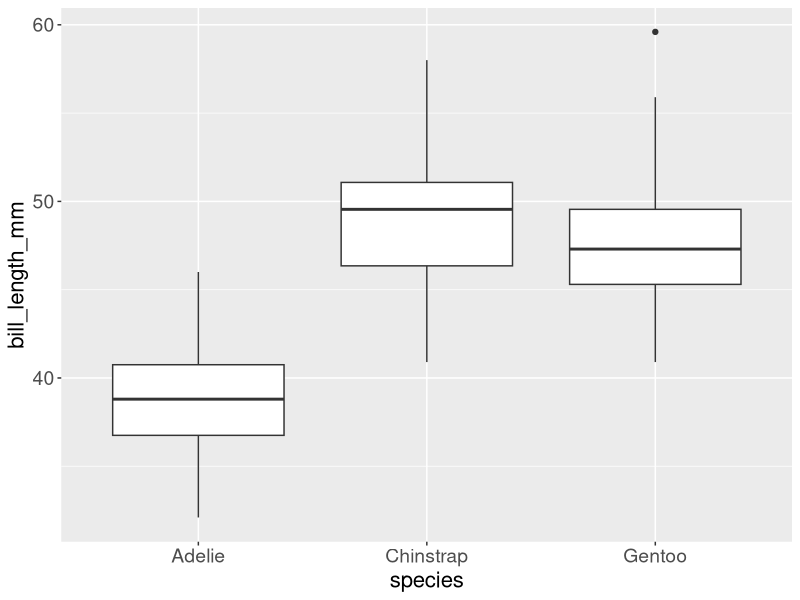
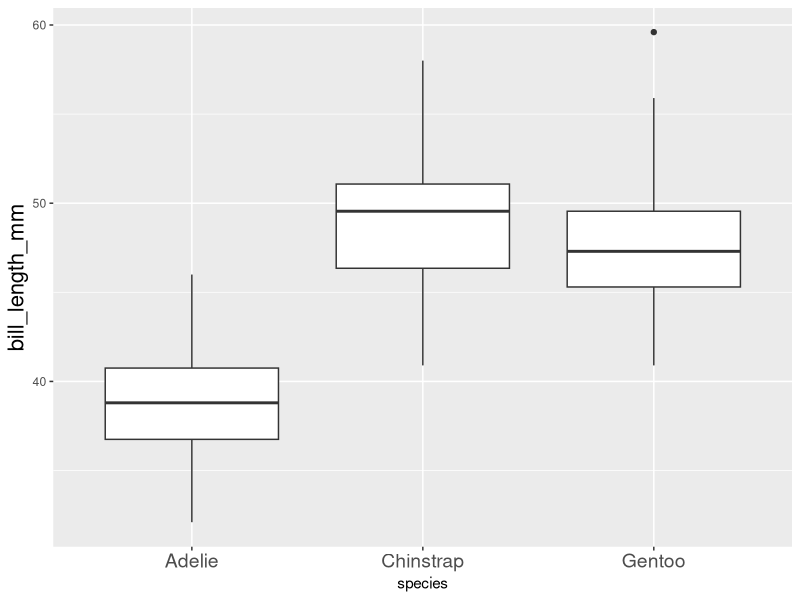

Write R code to recreate these figures, in order.

            library(ggplot2)
            library(palmerpenguins)
            built_answer <- tryCatch(
                {
                    set.seed(42)
                    ggplot(penguins, aes(x = species, y = bill_length_mm)) + geom_boxplot() + theme(axis.text = element_text(size = 14), axis.title = element_text(size = 16))
                    suppressWarnings(
                        if (!file.exists("/sandbox/figures/bill-length_species_boxplot_font_size_axis_answer.png")) {
                            ggsave(
                                width = 3,
                                height = 3,
                                "/sandbox/figures/bill-length_species_boxplot_font_size_axis_answer.png"
                            )
                        }
                    )
                    suppressWarnings(
                        ggplot_build(last_plot())
                    )
                },
                error = function(e) {
                    'ERROR'
                }
            )
            built_submission <- tryCatch(
                {
                    set.seed(42)
                    ggplot(data = penguins, aes(x = species, y = bill_length_mm)) +
  geom_boxplot() +
  labs(axis.text.x = "Species", axis.title.y = "Bill Length (mm)") +
  theme(axis.text.x = element_text(size = 14), axis.title.y = element_text(size = 16))
                    suppressWarnings(
                        ggsave(
                            width = 3,
                            height = 3,
                            "figures/bill-length_species_boxplot_font_size_axis_submission_qwen.png"
                        )
                    )
                    suppressWarnings(
                        ggplot_build(last_plot())
                    )
                },
                error = function(e) {
                    'ERROR'
                }
            )
            cat(isTRUE(all.equal(built_answer, built_submission)))
        
